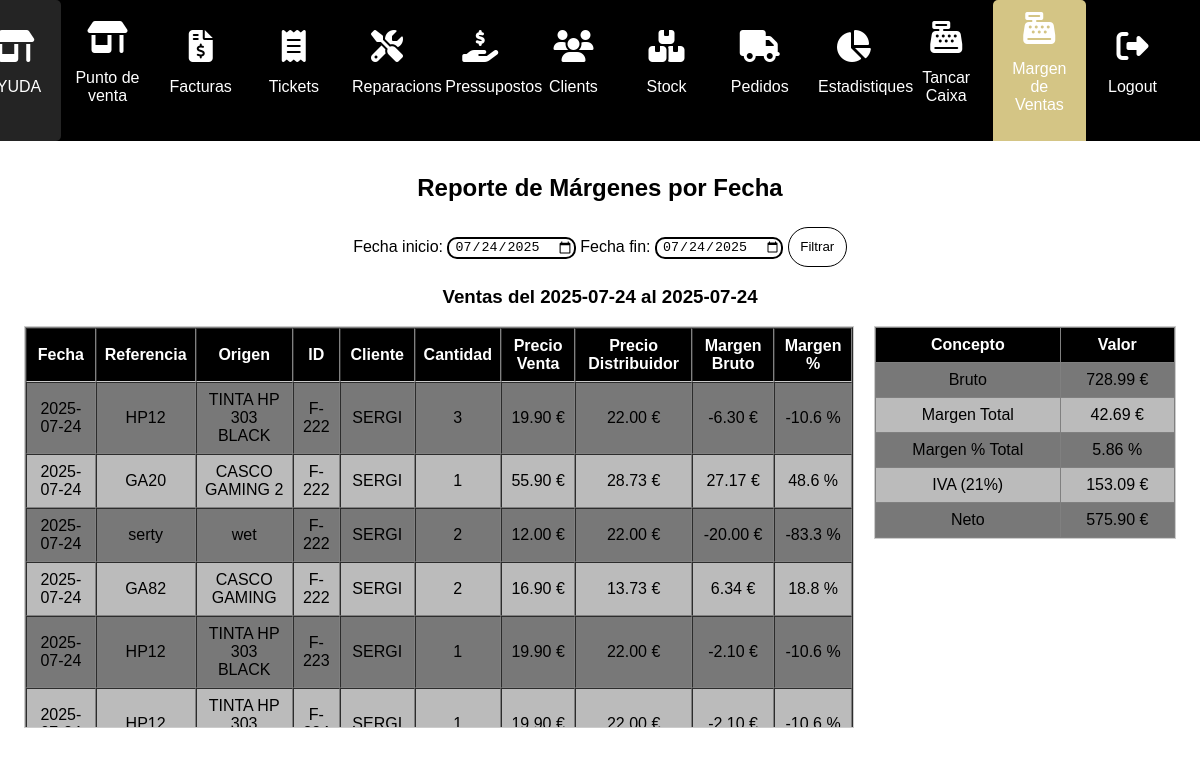
The app's page /margen_ventas/ (signed in) with its own data.
### myapp/models.py (models this page shows, shortened)
class Producto(models.Model):
    nombre = models.CharField(max_length=200)
    codigo = models.CharField(max_length=200)
    cantidad= models.IntegerField()
    descripcion= models.CharField(max_length=300,default='')
    precio= models.DecimalField(max_digits=9999999, decimal_places=2)
    imagen = models.ImageField(upload_to='imagenes/')
    preu_distribuidor=models.DecimalField(max_digits=9999999, decimal_places=2,default=1)
    marge=models.DecimalField(max_digits=9999999, decimal_places=2,default=1)

class Persona(models.Model):
    nombre=models.CharField(max_length=200, default=" ")
    localidad= models.CharField(max_length=200)
    calle=models.CharField(max_length=200)
    nif=models.CharField(max_length=200)
    telefono=models.IntegerField()
    email=models.EmailField(blank=True)
    comp_banc=models.CharField(max_length=200)
    direccion=models.CharField(max_length=200, default="")

### myapp/views.py (the view)
# urls.py: path("margen_ventas/", views.margen_ventas, name="margen_ventas"),
@login_required
def margen_ventas(request):
    fecha_inicio = request.GET.get('fecha_inicio')
    fecha_fin = request.GET.get('fecha_fin')
    if not fecha_fin and not fecha_inicio:
        fecha_fin = datetime.now().strftime('%Y-%m-%d')
        fecha_inicio = datetime.now().strftime('%Y-%m-%d')
    ventas = []
    bruto = 0
    margen_total = 0
    if fecha_inicio and fecha_fin:
        fi = datetime.strptime(fecha_inicio, '%Y-%m-%d')
        ff = datetime.strptime(fecha_fin, '%Y-%m-%d')
        facturas = Facturas.objects.filter(date__date__range=[fi, ff])
        tickets = Ticket.objects.filter(date__date__range=[fi, ff])
        for factura in facturas:
            try:
                cliente = Persona.objects.get(id=factura.persona_id)
                cliente_nombre = cliente.nombre
            except Persona.DoesNotExist:
                cliente_nombre = "Desconocido"
            for pf in ProductoEnFactura.objects.filter(factura_id=factura):
                cantidad = int(pf.cantidad or 1)
                precio_venta = float(pf.preu_venut or 0)
                precio_distribuidor = float(pf.preu_distribuidor or 0)
                marge_unit = precio_venta - precio_distribuidor
                marge_total_unit = marge_unit * cantidad
                margen_porcentaje = 0
                if precio_venta != 0:
                    margen_porcentaje = (marge_unit / precio_venta) * 100
                ventas.append({
                    'producto': pf.producto.nombre,
                    'referencia': pf.producto.codigo,
                    'origen': 'Factura',
                    'origen_id': f"F-{factura.id}",
                    'fecha_origen': factura.date.strftime('%Y-%m-%d'),
                    'cliente': cliente_nombre,
                    'precio_venta': precio_venta,
                    'precio_distribuidor': precio_distribuidor,
                    'cantidad': cantidad,
                    'marge_total': marge_total_unit,
                    'margen_porcentaje': margen_porcentaje,
                })
                bruto += precio_venta * cantidad
                margen_total += marge_total_unit
        for ticket in tickets:
            for pt in ProductoEnTicket.objects.filter(ticket_id=ticket):
                cantidad = int(pt.cantidad or 1)
                precio_venta = float(pt.preu_venut or 0)
                precio_distribuidor = float(pt.preu_distribuidor or 0)
                marge_unit = precio_venta - precio_distribuidor
                marge_total_unit = marge_unit * cantidad
                margen_porcentaje = 0
                if precio_venta != 0:
                    margen_porcentaje = (marge_unit / precio_venta) * 100
                ventas.append({
                    'producto': pt.producto.nombre,
                    'referencia': pt.producto.codigo,
                    'origen': 'Ticket',
                    'origen_id': f"T-{ticket.id}",
                    'fecha_origen': ticket.date.strftime('%Y-%m-%d'),
                    'cliente': '-',
                    'precio_venta': precio_venta,
                    'precio_distribuidor': precio_distribuidor,
                    'cantidad': cantidad,
                    'marge_total': marge_total_unit,
                    'margen_porcentaje': margen_porcentaje,
                })
                bruto += precio_venta * cantidad
                margen_total += marge_total_unit
    iva = bruto * 0.21
    neto = bruto - iva
    margen_porcentaje_total = 0
    if bruto > 0:
        margen_porcentaje_total = (margen_total / bruto) * 100
    context = {
        'ventas': ventas,
        'bruto': bruto,
        'margen_total': margen_total,
        'margen_porcentaje_total': margen_porcentaje_total,
        'iva': iva,
        'neto': neto,
        'fecha_inicio': fecha_inicio,
        'fecha_fin': fecha_fin,
    }
    return render(request, "margen_ventas.html", context)

### myapp/templates/margen_ventas.html (shortened to what this page needs)
{% extends "layouts/base.html" %}
{% block content %}
<div class="main-content">
    <h2>Reporte de Márgenes por Fecha</h2>
    <form method="get">
        <label>Fecha inicio:</label>
        <input type="date" name="fecha_inicio" value="{{ fecha_inicio }}">
        <label>Fecha fin:</label>
        <input type="date" name="fecha_fin" value="{{ fecha_fin }}">
        <button type="submit">Filtrar</button>
    </form>
    {% if ventas %}
        <h3>Ventas del {{ fecha_inicio }} al {{ fecha_fin }}</h3>
        <div class="report-container">
            <div class="table-wrapper left">
                <table border="1">
                    <thead>
                        <tr>
                            <th>Fecha</th>
                            <th>Referencia</th>
                            <th>Origen</th>
                            <th>ID</th>
                            <th>Cliente</th>
                            <th>Cantidad</th>
                            <th>Precio Venta</th>
                            <th>Precio Distribuidor</th>
                            <th>Margen Bruto</th>
                            <th>Margen %</th>
                        </tr>
                    </thead>
                    <tbody>
                        {% for v in ventas %}
                            <tr>
                                <td>{{ v.fecha_origen }}</td>
                                <td>{{ v.referencia }}</td>
                                <td>{{ v.producto }}</td>
                                <td>{{ v.origen_id }}</td>
                                <td>{{ v.cliente }}</td>
                                <td>{{ v.cantidad }}</td>
                                <td>{{ v.precio_venta|floatformat:2 }} €</td>
                                <td>{{ v.precio_distribuidor|floatformat:2 }} €</td>
                                <td>{{ v.marge_total|floatformat:2 }} €</td>
                                 <td>{{ v.margen_porcentaje|floatformat:1 }} %</td>
                            </tr>
                        {% endfor %}
                    </tbody>
                </table>
            </div>
            <div class="table-wrapper right">
                <table border="1">
                    <thead>
                        <tr>
                            <th>Concepto</th>
                            <th>Valor</th>
                        </tr>
                    </thead>
                    <tbody>
                        <tr>
                            <td>Bruto</td>
                            <td>{{ bruto|floatformat:2 }} €</td>
                        </tr>
                        <tr>
                            <td>Margen Total</td>
                            <td>{{ margen_total|floatformat:2 }} €</td>
                        </tr>
                        <tr>
                            <td>Margen % Total</td>
                            <td>{{ margen_porcentaje_total|floatformat:2 }} %</td>
                        </tr>
                        <tr>
                            <td>IVA (21%)</td>
                            <td>{{ iva|floatformat:2 }} €</td>
                        </tr>
                        <tr>
                            <td>Neto</td>
                            <td>{{ neto|floatformat:2 }} €</td>
                        </tr>
                    </tbody>
                </table>
            </div>
        </div>
    {% else %}
        {% if fecha_inicio and fecha_fin %}
            <p>No se encontraron ventas en ese rango.</p>
        {% else %}
            <p>Selecciona un rango de fechas.</p>
        {% endif %}
    {% endif %}
</div>
{% endblock %}

### myapp/static/styles/main.css (style rules this page uses)
body { margin: 0; padding: 0; font-family: Arial, sans-serif; background: rgba(255, 255, 255, 0.499); color: #000000; }
.main-content { padding: 2%; overflow: hidden; margin-top:130px; }
table { width: auto; border-collapse: collapse; }
table th, table td { text-align: center; padding: 8px; }
table th { background-color: #000000; color: #ffffff; text-align: center; }
tr:nth-child(even) { background-color: #bbbbbb; }
tr:nth-child(odd) { background-color: #787878; }
input { border-radius: 10px; -webkit-border-radius: 10px; -moz-border-radius: 10px; -ms-border-radius: 10px; -o-border-radius: 10px; text-decoration: none; display: inline-block; border: 2px black solid; padding-left: 5px; }
body { color: #000000; text-align:center; }
button { display: inline-block; border: none; border-radius: 50px; border: 1px solid black; background:white; padding:1%; margin-top:5px; }

### myapp/templates/margen_ventas.html (style rules this page uses)
.report-container { display: flex; gap: 20px; align-items: flex-start; }
.table-wrapper.left { flex: 1 1 auto; max-height: 400px; overflow-y: auto; border: 1px solid #ccc; }
.table-wrapper.right { flex: 0 0 300px; border: 1px solid #ccc; }
table { width: 100%; border-collapse: collapse; }
th, td { padding: 8px; text-align: left; }
.table-wrapper.left table { position: relative; border-collapse: separate; border-spacing: 0; }
.table-wrapper.left thead { position: sticky; top: 0; background-color: white; z-index: 1; }
.table-wrapper.left th { position: sticky; top: 0; background-color:rgb(0, 0, 0); border-bottom: 1px solid #ccc; }

### records on screen
Producto: referencia "HP12" "HP12" "HP12", producto "TINTA HP 303 BLACK" "TINTA HP 303 BLACK" "TINTA HP 303…"
Persona: cliente "SERGI" "SERGI" "SERGI" "SERGI" "SERGI" "SERGI"
Producto: referencia "GA20", producto "CASCO GAMING 2"
Producto: referencia "serty", producto "wet"
Producto: referencia "GA82", producto "CASCO GAMING"

### other values on screen
{{ fecha_inicio }} "2025-07-24"
{{ fecha_fin }} "2025-07-24"
{{ v.fecha_origen }} "2025-07-24" "2025-07-24" "2025-07-24" "2025-07-24" "2025-07-24"
{{ v.origen_id }} "F-222" "F-222" "F-222" "F-222" "F-223"
{{ v.cantidad }} "3" "1" "2" "2" "1" "1"
{{ v.precio_venta|floatformat:2 }} "19.90" "55.90" "12.00" "16.90" "19.90" "19.90"
{{ v.precio_distribuidor|floatformat:2 }} "22.00" "28.73" "22.00" "13.73" "22.00" "22.00"
{{ v.marge_total|floatformat:2 }} "-6.30" "27.17" "-20.00" "6.34" "-2.10" "-2.10"
{{ v.margen_porcentaje|floatformat:1 }} "-10.6" "48.6" "-83.3" "18.8" "-10.6" "-10.6"
{{ bruto|floatformat:2 }} "728.99"
{{ margen_total|floatformat:2 }} "42.69"
{{ margen_porcentaje_total|floatformat:2 }} "5.86"
{{ iva|floatformat:2 }} "153.09"
{{ neto|floatformat:2 }} "575.90"
